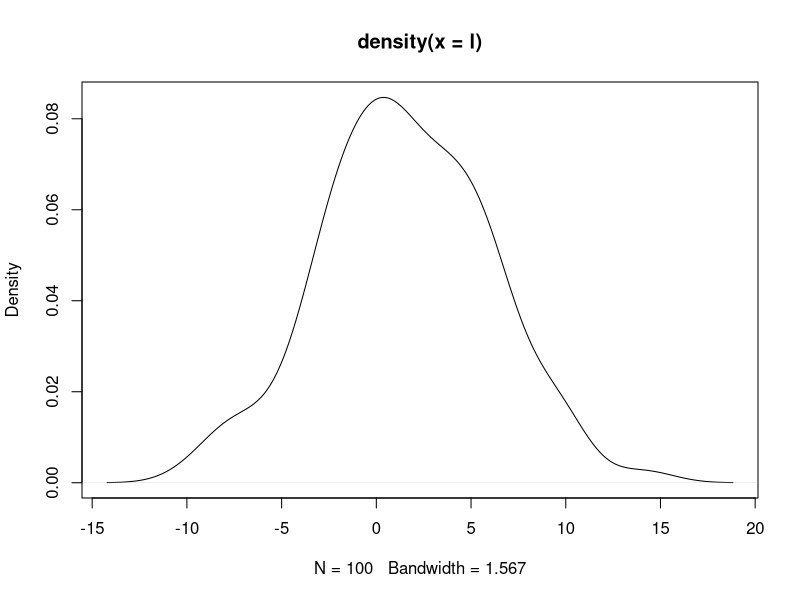

The R source for this figure:
## ---- chunk 1
x <- 5
y <- "scalar"

x
y
## ---- chunk 2
    df = data.frame(x = rnorm(100,0,1), y = seq(from = 1, to = 100) )
    result <- lm(y~x, data =df)
    
    result
## ---- chunk 3
    result$coeff
## ---- chunk 4
str(df)
## ---- chunk 5
x <- c(35.6, 36.1, 35.8, 37.0, 36.5, 37.2, 35.8)
str(x)
is.vector(x)
## ---- chunk 6
    a <- c(1, 2, 4, 6, 8)         
    b <- c(1, c(2, c(4, 6.8)))     # 套嵌使用
    a == b
    
    s <- c(1:10)        # 一个序列。相当于 seq(from = 1, to = 10, by= 1)
    s

    int <- c(1L, 6L, 8L)    # 产生integer类

    log <- c(T, F, F, T, T) # logical

    chr <- c("these", "are", "some", "character")
## ---- chunk 7
     f <- seq(1:10)     # 默认的increament是1,相当于 c(1:10)
     f
     
     g <- seq(from = 1, to = 10, by = 0.5)
     
     g
## ---- chunk 8
     h <- rep(5, 10)        # 单个数字的重复
     h
     
     j <- rep(c(1:3), 3)    # 重复一个序列 c(1:3)
     j
## ---- chunk 9
    k <- rnorm(100)    #default：rnorm(no, mean = 0, sd = 1)
         
    l <- rnorm(100, mean = 2, sd = 5)
    plot(density(l))
## ---- chunk 10
x <- rnorm(100)
typeof(x)
length(x)

y <- c("first", "second", "third")
typeof(y)
length(y)

z <- c(T, T, F)
typeof(z)
length(z)

w <- seq(from = 1, to = 10, by = 1)
typeof(w)
length(w)

mat <- matrix(rnorm(20), nrow = 4, ncol = 5)
typeof(mat)
length(mat)
## ---- chunk 11
u <- list(1:3, "cha", T, F, c(1, 4, 7), rep(1, 3), seq(1:5))

u
str(u)
typeof(u)
## ---- chunk 12
v <- list(list(2,4, T, "nope", seq(4:8)), rep(3:4, 2), list(T, F, "yes"))
v

str(v)
typeof(v)
